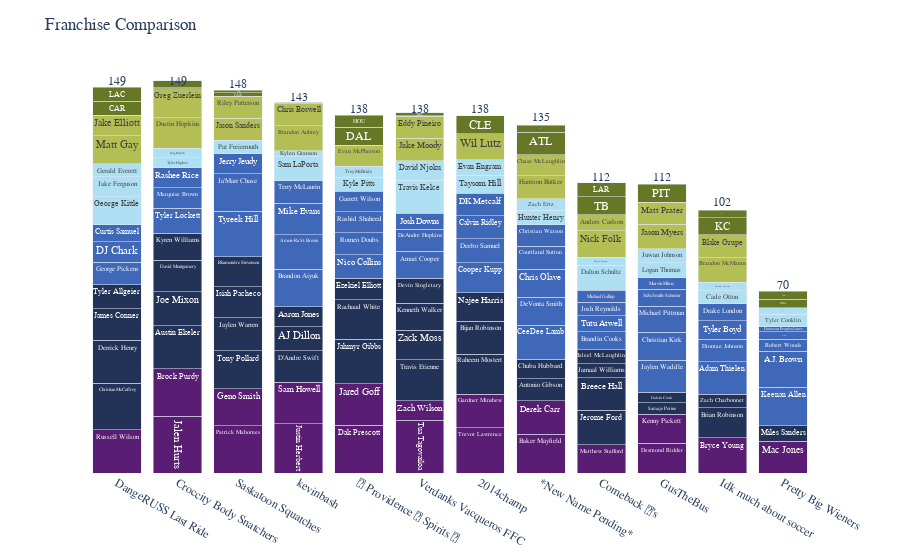

This figure's notebook cell:
### Markdown cell above
# Roster Optimizer

### Code cell
#from ffpackage.analysis import starterSelector
# Choose a roster for each franchise based on their league's number of available slots
optimized = rosterOptimizer(full)
# Get relative points
optimized = getRelProjs(optimized)
# Sum points across the season
optimized = getSeasonTotals(optimized)
# Visualize
fig = compareFranchises(optimized, how='absolute')
fig.show()

### Figure 1 — Plotly figure (JSON) as saved in the notebook; plotly's stock layout.template omitted (floating-point values rounded to 4 significant figures; data arrays with more than 128 entries replaced by an {"elided": "..."} marker saying what was removed)
{"data": [{"alignmentgroup": "True", "customdata": [[14.42, "Jalen Hurts", "QB"], [12.95, "Tua Tagovailoa", "QB"], [11.65, "Justin Herbert", "QB"], [11.01, "Dak Prescott", "QB"], [10.9, "Brock Purdy", "QB"], [10.83, "Patrick Mahomes", "QB"], [10.09, "Trevor Lawrence", "QB"], [9.3, "Russell Wilson", "QB"], [8.55, "Sam Howell", "QB"], [8.49, "Jared Goff", "QB"], [7.48, "Baker Mayfield", "QB"], [6.84, "Geno Smith", "QB"], [6.08, "Bryce Young", "QB"], [5.47, "Derek Carr", "QB"], [5.34, "Gardner Minshew", "QB"], [4.78, "Mac Jones", "QB"], [3.99, "Desmond Ridder", "QB"], [3.76, "Kenny Pickett", "QB"], [3.46, "Matthew Stafford", "QB"], [0, "Zach Wilson", "QB"]], "hovertemplate": "<b>%{hovertext}</b><br><br>Predicted Points=%{y}<br>Relative Value=%{customdata[0]}<extra></extra>", "hovertext": ["Jalen Hurts", "Tua Tagovailoa", "Justin Herbert", "Dak Prescott", "Brock Purdy", "Patrick Mahomes", "Trevor Lawrence", "Russell Wilson", "Sam Howell", "Jared Goff", "Baker Mayfield", "Geno Smith", "Bryce Young", "Derek Carr", "Gardner Minshew", "Mac Jones", "Desmond Ridder", "Kenny Pickett", "Matthew Stafford", "Zach Wilson"], "legendgroup": "QB", "marker": {"color": "#591D73", "pattern": {"shape": ""}}, "name": "QB", "offsetgroup": "QB", "orientation": "v", "showlegend": true, "text": ["Jalen Hurts", "Tua Tagovailoa", "Justin Herbert", "Dak Prescott", "Brock Purdy", "Patrick Mahomes", "Trevor Lawrence", "Russell Wilson", "Sam Howell", "Jared Goff", "Baker Mayfield", "Geno Smith", "Bryce Young", "Derek Carr", "Gardner Minshew", "Mac Jones", "Desmond Ridder", "Kenny Pickett", "Matthew Stafford", "Zach Wilson"], "textposition": "inside", "type": "bar", "x": ["Croccity Body Snatchers", "Verdanks Vacqueros FFC", "kevinbash", "📜 Providence 🪬 Spirits 🥂", "Croccity Body Snatchers", "Saskatoon Squatches ", "2014champ", "DangeRUSS Last Ride", "kevinbash", "📜 Providence 🪬 Spirits 🥂", "*New Name Pending*", "Saskatoon Squatches ", "Idk much about soccer ", "*New Name Pending*", "2014champ", "Pretty Big Wieners", "GusTheBus", "GusTheBus", "Comeback 👑’s", "Verdanks Vacqueros FFC"], "xaxis": "x", "y": [21.93, 20.46, 19.16, 18.52, 18.41, 18.34, 17.6, 16.81, 16.06, 16.0, 14.99, 14.35, 13.59, 12.98, 12.85, 12.29, 11.5, 11.27, 10.97, 7.51], "yaxis": "y"}, {"alignmentgroup": "True", "customdata": [[13.86, "Christian McCaffrey", "RB"], [13.22, "Jahmyr Gibbs", "RB"], [12.68, "Austin Ekeler", "RB"], [12.63, "Derrick Henry", "RB"], [11.89, "Travis Etienne", "RB"], [11.59, "Raheem Mostert", "RB"], [11.28, "Rachaad White", "RB"], [10.55, "Tony Pollard", "RB"], [9.335, "Jerome Ford", "RB"], [9.1, "Joe Mixon", "RB"], [8.9, "Jaylen Warren", "RB"], [8.76, "Bijan Robinson", "RB"], [8.45, "Breece Hall", "RB"], [8.3, "James Conner", "RB"], [8.24, "David Montgomery", "RB"], [8.155, "D'Andre Swift", "RB"], [7.89, "Isiah Pacheco", "RB"], [7.7, "Rhamondre Stevenson", "RB"], [7.63, "Brian Robinson", "RB"], [7.41, "Zack Moss", "RB"], [6.96, "Najee Harris", "RB"], [6.445, "Kenneth Walker", "RB"], [6.405, "Kyren Williams", "RB"], [5.555, "Devin Singletary", "RB"], [5.24, "Tyler Allgeier", "RB"], [5.165, "AJ Dillon", "RB"], [4.535, "Antonio Gibson", "RB"], [4.36, "Ezekiel Elliott", "RB"], [3.85, "Aaron Jones", "RB"], [3.51, "Chuba Hubbard", "RB"], [2.055, "Miles Sanders", "RB"], [1.535, "Jamaal Williams", "RB"], [1.465, "Jaleel McLaughlin", "RB"], [1.24, "Zach Charbonnet", "RB"], [0.42, "Samaje Perine", "RB"], [0, "Dalvin Cook", "RB"]], "hovertemplate": "<b>%{hovertext}</b><br><br>Predicted Points=%{y}<br>Relative Value=%{customdata[0]}<extra></extra>", "hovertext": ["Christian McCaffrey", "Jahmyr Gibbs", "Austin Ekeler", "Derrick Henry", "Travis Etienne", "Raheem Mostert", "Rachaad White", "Tony Pollard", "Jerome Ford", "Joe Mixon", "Jaylen Warren", "Bijan Robinson", "Breece Hall", "James Conner", "David Montgomery", "D'Andre Swift", "Isiah Pacheco", "Rhamondre Stevenson", "Brian Robinson", "Zack Moss", "Najee Harris", "Kenneth Walker", "Kyren Williams", "Devin Singletary", "Tyler Allgeier", "AJ Dillon", "Antonio Gibson", "Ezekiel Elliott", "Aaron Jones", "Chuba Hubbard", "Miles Sanders", "Jamaal Williams", "Jaleel McLaughlin", "Zach Charbonnet", "Samaje Perine", "Dalvin Cook"], "legendgroup": "RB", "marker": {"color": "#233257", "pattern": {"shape": ""}}, "name": "RB", "offsetgroup": "RB", "orientation": "v", "showlegend": true, "text": ["Christian McCaffrey", "Jahmyr Gibbs", "Austin Ekeler", "Derrick Henry", "Travis Etienne", "Raheem Mostert", "Rachaad White", "Tony Pollard", "Jerome Ford", "Joe Mixon", "Jaylen Warren", "Bijan Robinson", "Breece Hall", "James Conner", "David Montgomery", "D'Andre Swift", "Isiah Pacheco", "Rhamondre Stevenson", "Brian Robinson", "Zack Moss", "Najee Harris", "Kenneth Walker", "Kyren Williams", "Devin Singletary", "Tyler Allgeier", "AJ Dillon", "Antonio Gibson", "Ezekiel Elliott", "Aaron Jones", "Chuba Hubbard", "Miles Sanders", "Jamaal Williams", "Jaleel McLaughlin", "Zach Charbonnet", "Samaje Perine", "Dalvin Cook"], "textposition": "inside", "type": "bar", "x": ["DangeRUSS Last Ride", "📜 Providence 🪬 Spirits 🥂", "Croccity Body Snatchers", "DangeRUSS Last Ride", "Verdanks Vacqueros FFC", "2014champ", "📜 Providence 🪬 Spirits 🥂", "Saskatoon Squatches ", "Comeback 👑’s", "Croccity Body Snatchers", "Saskatoon Squatches ", "2014champ", "Comeback 👑’s", "DangeRUSS Last Ride", "Croccity Body Snatchers", "kevinbash", "Saskatoon Squatches ", "Saskatoon Squatches ", "Idk much about soccer ", "Verdanks Vacqueros FFC", "2014champ", "Verdanks Vacqueros FFC", "Croccity Body Snatchers", "Verdanks Vacqueros FFC", "DangeRUSS Last Ride", "kevinbash", "*New Name Pending*", "📜 Providence 🪬 Spirits 🥂", "kevinbash", "*New Name Pending*", "Pretty Big Wieners", "Comeback 👑’s", "Comeback 👑’s", "Idk much about soccer ", "GusTheBus", "GusTheBus"], "xaxis": "x", "y": [17.87, 17.23, 16.69, 16.64, 15.9, 15.6, 15.29, 14.57, 13.35, 13.11, 12.91, 12.77, 12.46, 12.31, 12.25, 12.17, 11.9, 11.71, 11.64, 11.42, 10.97, 10.46, 10.41, 9.565, 9.25, 9.175, 8.545, 8.37, 7.86, 7.52, 6.065, 5.545, 5.475, 5.25, 4.43, 4.01], "yaxis": "y"}, {"alignmentgroup": "True", "customdata": {"elided": "47x3 mixed values"}, "hovertemplate": "<b>%{hovertext}</b><br><br>Predicted Points=%{y}<br>Relative Value=%{customdata[0]}<extra></extra>", "hovertext": ["Tyreek Hill", "Keenan Allen", "Ja'Marr Chase", "Brandon Aiyuk", "A.J. Brown", "Amon-Ra St. Brown", "CeeDee Lamb", "Adam Thielen", "Jaylen Waddle", "Mike Evans", "Cooper Kupp", "Christian Kirk", "DeVonta Smith", "Chris Olave", "Amari Cooper", "Michael Pittman", "Tyler Lockett", "Deebo Samuel", "Nico Collins", "Courtland Sutton", "Calvin Ridley", "Terry McLaurin", "George Pickens", "Diontae Johnson", "DK Metcalf", "DeAndre Hopkins", "Romeo Doubs", "Christian Watson", "Rashid Shaheed", "DJ Chark", "Marquise Brown", "Garrett Wilson", "Jerry Jeudy", "Rashee Rice", "Tyler Boyd", "Brandin Cooks", "Drake London", "JuJu Smith-Schuster", "Curtis Samuel", "Tutu Atwell", "Josh Downs", "Josh Reynolds", "Robert Woods", "Michael Gallup", "Marvin Mims", "Kadarius Toney", "Donovan Peoples-Jones"], "legendgroup": "WR", "marker": {"color": "#4068B8", "pattern": {"shape": ""}}, "name": "WR", "offsetgroup": "WR", "orientation": "v", "showlegend": true, "text": ["Tyreek Hill", "Keenan Allen", "Ja'Marr Chase", "Brandon Aiyuk", "A.J. Brown", "Amon-Ra St. Brown", "CeeDee Lamb", "Adam Thielen", "Jaylen Waddle", "Mike Evans", "Cooper Kupp", "Christian Kirk", "DeVonta Smith", "Chris Olave", "Amari Cooper", "Michael Pittman", "Tyler Lockett", "Deebo Samuel", "Nico Collins", "Courtland Sutton", "Calvin Ridley", "Terry McLaurin", "George Pickens", "Diontae Johnson", "DK Metcalf", "DeAndre Hopkins", "Romeo Doubs", "Christian Watson", "Rashid Shaheed", "DJ Chark", "Marquise Brown", "Garrett Wilson", "Jerry Jeudy", "Rashee Rice", "Tyler Boyd", "Brandin Cooks", "Drake London", "JuJu Smith-Schuster", "Curtis Samuel", "Tutu Atwell", "Josh Downs", "Josh Reynolds", "Robert Woods", "Michael Gallup", "Marvin Mims", "Kadarius Toney", "Donovan Peoples-Jones"], "textposition": "inside", "type": "bar", "x": ["Saskatoon Squatches ", "Pretty Big Wieners", "Saskatoon Squatches ", "kevinbash", "Pretty Big Wieners", "kevinbash", "*New Name Pending*", "Idk much about soccer ", "GusTheBus", "kevinbash", "2014champ", "GusTheBus", "*New Name Pending*", "*New Name Pending*", "Verdanks Vacqueros FFC", "GusTheBus", "Croccity Body Snatchers", "2014champ", "📜 Providence 🪬 Spirits 🥂", "*New Name Pending*", "2014champ", "kevinbash", "DangeRUSS Last Ride", "Idk much about soccer ", "2014champ", "Verdanks Vacqueros FFC", "📜 Providence 🪬 Spirits 🥂", "*New Name Pending*", "📜 Providence 🪬 Spirits 🥂", "DangeRUSS Last Ride", "Croccity Body Snatchers", "📜 Providence 🪬 Spirits 🥂", "Saskatoon Squatches ", "Croccity Body Snatchers", "Idk much about soccer ", "Comeback 👑’s", "Idk much about soccer ", "GusTheBus", "DangeRUSS Last Ride", "Comeback 👑’s", "Verdanks Vacqueros FFC", "Comeback 👑’s", "Pretty Big Wieners", "Comeback 👑’s", "GusTheBus", "Pretty Big Wieners", "Pretty Big Wieners"], "xaxis": "x", "y": [17.44, 14.81, 14.59, 14.54, 13.99, 13.34, 13.22, 12.53, 12.39, 12.11, 11.54, 10.88, 10.81, 10.77, 10.48, 10.12, 9.76, 9.33, 9.102, 9.025, 8.95, 8.8, 8.705, 8.685, 8.654, 8.585, 8.465, 8.275, 8.125, 8, 7.925, 7.9, 7.825, 7.67, 7.25, 6.855, 6.609, 6.595, 6.455, 6.175, 6.11, 5.345, 4.628, 4.553, 4.408, 2.945, 1.835], "yaxis": "y"}, {"alignmentgroup": "True", "customdata": [[10.6, "Travis Kelce", "TE"], [8.505, "George Kittle", "TE"], [7.35, "Dalton Schultz", "TE"], [6.87, "Sam LaPorta", "TE"], [5.425, "Jake Ferguson", "TE"], [5.254, "David Njoku", "TE"], [4.695, "Taysom Hill", "TE"], [3.76, "Evan Engram", "TE"], [3.395, "Logan Thomas", "TE"], [3.295, "Hunter Henry", "TE"], [3.265, "Juwan Johnson", "TE"], [3.2, "Kyle Pitts", "TE"], [2.82, "Pat Freiermuth", "TE"], [2.77, "Gerald Everett", "TE"], [2.725, "Cade Otton", "TE"], [2.542, "Tyler Conklin", "TE"], [2.145, "Zach Ertz", "TE"], [1.965, "Trey McBride", "TE"], [1.619, "Tyler Higbee", "TE"], [1.37, "Greg Dulcich", "TE"], [0.994, "Durham Smythe", "TE"], [0.895, "Donald Parham", "TE"], [0.17, "Adam Trautman", "TE"], [0, "Kylen Granson", "TE"]], "hovertemplate": "<b>%{hovertext}</b><br><br>Predicted Points=%{y}<br>Relative Value=%{customdata[0]}<extra></extra>", "hovertext": ["Travis Kelce", "George Kittle", "Dalton Schultz", "Sam LaPorta", "Jake Ferguson", "David Njoku", "Taysom Hill", "Evan Engram", "Logan Thomas", "Hunter Henry", "Juwan Johnson", "Kyle Pitts", "Pat Freiermuth", "Gerald Everett", "Cade Otton", "Tyler Conklin", "Zach Ertz", "Trey McBride", "Tyler Higbee", "Greg Dulcich", "Durham Smythe", "Donald Parham", "Adam Trautman", "Kylen Granson"], "legendgroup": "TE", "marker": {"color": "#AEDFF2", "pattern": {"shape": ""}}, "name": "TE", "offsetgroup": "TE", "orientation": "v", "showlegend": true, "text": ["Travis Kelce", "George Kittle", "Dalton Schultz", "Sam LaPorta", "Jake Ferguson", "David Njoku", "Taysom Hill", "Evan Engram", "Logan Thomas", "Hunter Henry", "Juwan Johnson", "Kyle Pitts", "Pat Freiermuth", "Gerald Everett", "Cade Otton", "Tyler Conklin", "Zach Ertz", "Trey McBride", "Tyler Higbee", "Greg Dulcich", "Durham Smythe", "Donald Parham", "Adam Trautman", "Kylen Granson"], "textposition": "inside", "type": "bar", "x": ["Verdanks Vacqueros FFC", "DangeRUSS Last Ride", "Comeback 👑’s", "kevinbash", "DangeRUSS Last Ride", "Verdanks Vacqueros FFC", "2014champ", "2014champ", "GusTheBus", "*New Name Pending*", "GusTheBus", "📜 Providence 🪬 Spirits 🥂", "Saskatoon Squatches ", "DangeRUSS Last Ride", "Idk much about soccer ", "Pretty Big Wieners", "*New Name Pending*", "📜 Providence 🪬 Spirits 🥂", "Croccity Body Snatchers", "Croccity Body Snatchers", "Idk much about soccer ", "Comeback 👑’s", "Pretty Big Wieners", "kevinbash"], "xaxis": "x", "y": [12.9, 10.81, 9.655, 9.175, 7.73, 7.559, 7, 6.065, 5.7, 5.6, 5.57, 5.505, 5.125, 5.075, 5.03, 4.847, 4.45, 4.27, 3.924, 3.675, 3.299, 3.2, 2.475, 2.305], "yaxis": "y"}, {"alignmentgroup": "True", "customdata": [[5.575, "Dustin Hopkins", "PK"], [5.125, "Greg Zuerlein", "PK"], [4.675, "Matt Gay", "PK"], [3.975, "Nick Folk", "PK"], [3.825, "Wil Lutz", "PK"], [3.475, "Brandon Aubrey", "PK"], [3.325, "Brandon McManus", "PK"], [3.175, "Jason Myers", "PK"], [2.925, "Chris Boswell", "PK"], [2.725, "Blake Grupe", "PK"], [2.625, "Harrison Butker", "PK"], [2.525, "Jake Moody", "PK"], [2.475, "Matt Prater", "PK"], [2.375, "Jason Sanders", "PK"], [2.325, "Riley Patterson", "PK"], [2.175, "Eddy Pineiro", "PK"], [1.975, "Evan McPherson", "PK"], [1.925, "Chase McLaughlin", "PK"], [1.875, "Jake Elliott", "PK"], [0, "Anders Carlson", "PK"]], "hovertemplate": "<b>%{hovertext}</b><br><br>Predicted Points=%{y}<br>Relative Value=%{customdata[0]}<extra></extra>", "hovertext": ["Dustin Hopkins", "Greg Zuerlein", "Matt Gay", "Nick Folk", "Wil Lutz", "Brandon Aubrey", "Brandon McManus", "Jason Myers", "Chris Boswell", "Blake Grupe", "Harrison Butker", "Jake Moody", "Matt Prater", "Jason Sanders", "Riley Patterson", "Eddy Pineiro", "Evan McPherson", "Chase McLaughlin", "Jake Elliott", "Anders Carlson"], "legendgroup": "PK", "marker": {"color": "#B3BF54", "pattern": {"shape": ""}}, "name": "PK", "offsetgroup": "PK", "orientation": "v", "showlegend": true, "text": ["Dustin Hopkins", "Greg Zuerlein", "Matt Gay", "Nick Folk", "Wil Lutz", "Brandon Aubrey", "Brandon McManus", "Jason Myers", "Chris Boswell", "Blake Grupe", "Harrison Butker", "Jake Moody", "Matt Prater", "Jason Sanders", "Riley Patterson", "Eddy Pineiro", "Evan McPherson", "Chase McLaughlin", "Jake Elliott", "Anders Carlson"], "textposition": "inside", "type": "bar", "x": ["Croccity Body Snatchers", "Croccity Body Snatchers", "DangeRUSS Last Ride", "Comeback 👑’s", "2014champ", "kevinbash", "Idk much about soccer ", "GusTheBus", "kevinbash", "Idk much about soccer ", "*New Name Pending*", "Verdanks Vacqueros FFC", "GusTheBus", "Saskatoon Squatches ", "Saskatoon Squatches ", "Verdanks Vacqueros FFC", "📜 Providence 🪬 Spirits 🥂", "*New Name Pending*", "DangeRUSS Last Ride", "Comeback 👑’s"], "xaxis": "x", "y": [11.75, 11.3, 10.85, 10.15, 10, 9.65, 9.5, 9.35, 9.1, 8.9, 8.8, 8.7, 8.65, 8.55, 8.5, 8.35, 8.15, 8.1, 8.05, 6.175], "yaxis": "y"}, {"alignmentgroup": "True", "customdata": [[11.35, "ATL", "DEF"], [9.664, "CLE", "DEF"], [9.632, "TB", "DEF"], [9.59, "DAL", "DEF"], [9.555, "PIT", "DEF"], [9.222, "KC", "DEF"], [7.994, "CAR", "DEF"], [7.228, "HOU", "DEF"], [10.78, "LAC", "DEF"], [10.78, "LAR", "DEF"], [6.024, "MIA", "DEF"], [5.688, "SF", "DEF"], [5.634, "CIN", "DEF"], [5.517, "IND", "DEF"], [5.484, "NYG", "DEF"], [4.113, "ARI", "DEF"], [4.08, "JAX", "DEF"], [3.513, "TEN", "DEF"], [2.436, "NE", "DEF"], [2.434, "NO", "DEF"], [1.581, "DET", "DEF"], [0, "WAS", "DEF"]], "hovertemplate": "<b>%{hovertext}</b><br><br>Predicted Points=%{y}<br>Relative Value=%{customdata[0]}<extra></extra>", "hovertext": ["ATL", "CLE", "TB", "DAL", "PIT", "KC", "CAR", "HOU", "LAC", "LAR", "MIA", "SF", "CIN", "IND", "NYG", "ARI", "JAX", "TEN", "NE", "NO", "DET", "WAS"], "legendgroup": "DEF", "marker": {"color": "#667825", "pattern": {"shape": ""}}, "name": "DEF", "offsetgroup": "DEF", "orientation": "v", "showlegend": true, "text": ["ATL", "CLE", "TB", "DAL", "PIT", "KC", "CAR", "HOU", "LAC", "LAR", "MIA", "SF", "CIN", "IND", "NYG", "ARI", "JAX", "TEN", "NE", "NO", "DET", "WAS"], "textposition": "inside", "type": "bar", "x": ["*New Name Pending*", "2014champ", "Comeback 👑’s", "📜 Providence 🪬 Spirits 🥂", "GusTheBus", "Idk much about soccer ", "DangeRUSS Last Ride", "📜 Providence 🪬 Spirits 🥂", "DangeRUSS Last Ride", "Comeback 👑’s", "Pretty Big Wieners", "Croccity Body Snatchers", "Pretty Big Wieners", "Idk much about soccer ", "*New Name Pending*", "Verdanks Vacqueros FFC", "Saskatoon Squatches ", "Saskatoon Squatches ", "kevinbash", "kevinbash", "Verdanks Vacqueros FFC", "Croccity Body Snatchers"], "xaxis": "x", "y": [8.71, 7.024, 6.992, 6.95, 6.915, 6.582, 5.354, 4.588, 5.496, 5.496, 3.383, 3.048, 2.994, 2.877, 2.844, 1.473, 1.44, 0.8732, -0.204, -0.206, -1.059, -2.64], "yaxis": "y"}, {"mode": "text", "showlegend": false, "text": [135, 138, 112, 149, 149, 112, 102, 70, 148, 138, 143, 138], "textfont": {"size": 12}, "textposition": "top center", "type": "scatter", "x": ["*New Name Pending*", "2014champ", "Comeback 👑’s", "Croccity Body Snatchers", "DangeRUSS Last Ride", "GusTheBus", "Idk much about soccer ", "Pretty Big Wieners", "Saskatoon Squatches ", "Verdanks Vacqueros FFC", "kevinbash", "📜 Providence 🪬 Spirits 🥂"], "y": [135, 138, 112, 149, 149, 112, 102, 70, 148, 138, 143, 138]}], "layout": {"barmode": "stack", "font": {"family": "Input Serif"}, "legend": {"title": {"text": "position"}, "tracegroupgap": 0}, "margin": {"t": 60}, "plot_bgcolor": "rgba(0,0,0,0)", "showlegend": false, "title": {"text": "Franchise Comparison"}, "xaxis": {"anchor": "y", "categoryorder": "total descending", "domain": [0, 1], "title": {}}, "yaxis": {"anchor": "x", "domain": [0, 1], "title": {"text": "Predicted Points"}, "visible": false}}}
